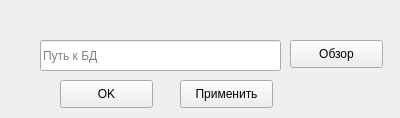
<?xml version="1.0" encoding="UTF-8"?>
<ui version="4.0">
 <class>Form</class>
 <widget class="QWidget" name="Form">
  <property name="windowModality">
   <enum>Qt::WindowModal</enum>
  </property>
  <property name="geometry">
   <rect>
    <x>0</x>
    <y>0</y>
    <width>400</width>
    <height>118</height>
   </rect>
  </property>
  <property name="windowTitle">
   <string>Form</string>
  </property>
  <widget class="QPushButton" name="browseBtn">
   <property name="geometry">
    <rect>
     <x>290</x>
     <y>40</y>
     <width>93</width>
     <height>28</height>
    </rect>
   </property>
   <property name="text">
    <string>Обзор</string>
   </property>
  </widget>
  <widget class="QLineEdit" name="lineWay">
   <property name="geometry">
    <rect>
     <x>40</x>
     <y>40</y>
     <width>241</width>
     <height>31</height>
    </rect>
   </property>
   <property name="autoFillBackground">
    <bool>false</bool>
   </property>
   <property name="placeholderText">
    <string>Путь к БД</string>
   </property>
  </widget>
  <widget class="QPushButton" name="acceptB">
   <property name="geometry">
    <rect>
     <x>180</x>
     <y>80</y>
     <width>93</width>
     <height>28</height>
    </rect>
   </property>
   <property name="text">
    <string>Применить</string>
   </property>
  </widget>
  <widget class="QPushButton" name="okBtn">
   <property name="geometry">
    <rect>
     <x>60</x>
     <y>80</y>
     <width>93</width>
     <height>28</height>
    </rect>
   </property>
   <property name="text">
    <string>OK</string>
   </property>
  </widget>
 </widget>
 <resources/>
 <connections/>
</ui>
